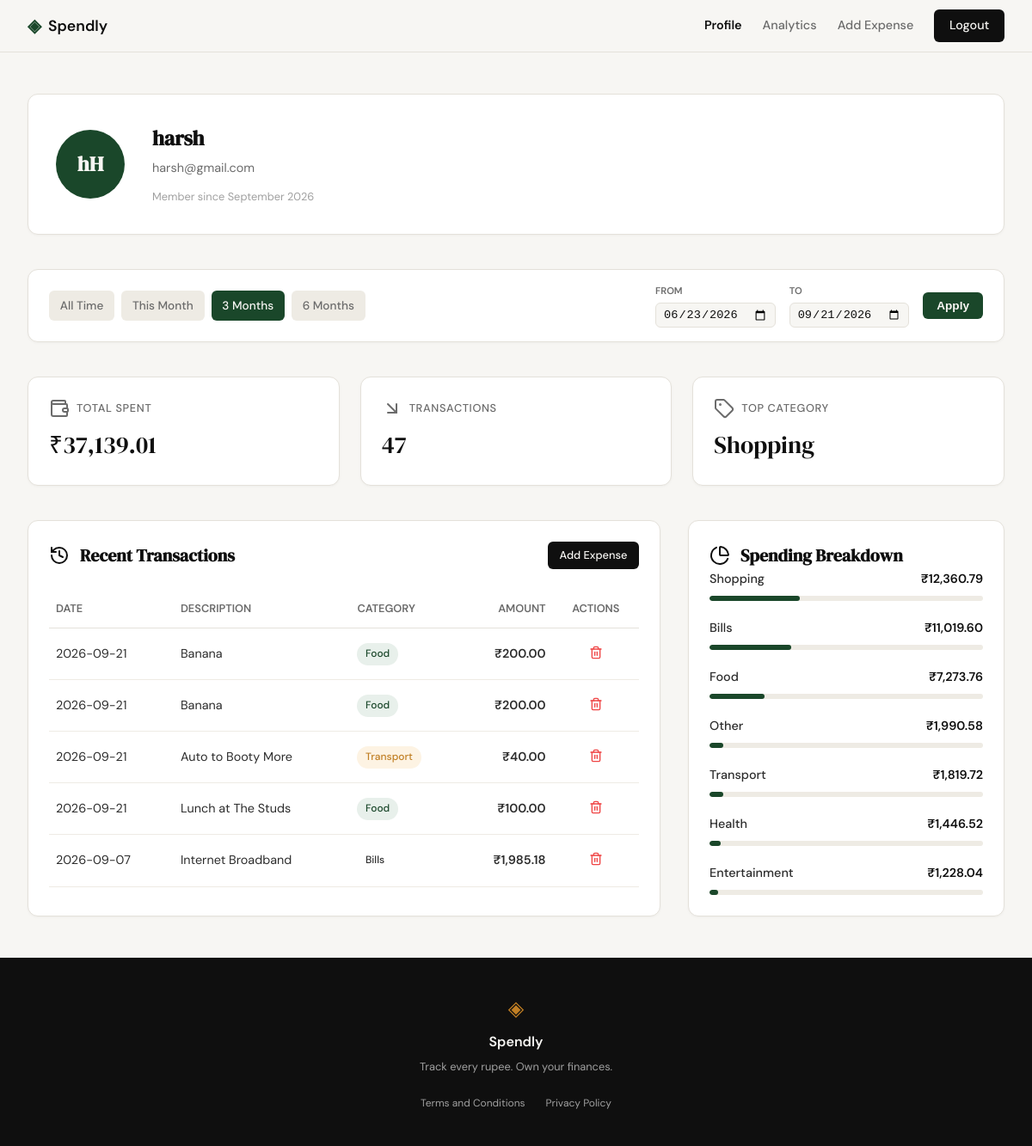
The page /profile?date_from=2026-06-23&date_to=2026-09-21 (signed in) on the database its author committed.
### tables this page shows
CREATE TABLE users (
                id INTEGER PRIMARY KEY AUTOINCREMENT,
                name TEXT NOT NULL,
                email TEXT UNIQUE NOT NULL,
                password_hash TEXT NOT NULL,
                created_at TEXT DEFAULT (datetime('now'))
            );

CREATE TABLE expenses (
                id INTEGER PRIMARY KEY AUTOINCREMENT,
                user_id INTEGER NOT NULL,
                amount REAL NOT NULL,
                category TEXT NOT NULL,
                date TEXT NOT NULL,
                description TEXT,
                created_at TEXT DEFAULT (datetime('now')),
                FOREIGN KEY (user_id) REFERENCES users(id)
            );

### app.py (the view)
@app.route("/profile")
def profile():
    if not session.get("user_id"):
        return redirect(url_for("login"))
    user_id = session["user_id"]
    user = get_user_profile(user_id)
    if not user:
        return redirect(url_for("login")) # User no longer exists
    validated_from, validated_to, presets = _get_date_filter_params()
    stats = get_user_stats(user_id, validated_from, validated_to)
    transactions = get_recent_transactions(user_id, date_from=validated_from, date_to=validated_to)
    categories = get_category_breakdown(user_id, validated_from, validated_to)
    return render_template(
        "profile.html",
        user=user,
        stats=stats,
        transactions=transactions,
        categories=categories,
        date_from=validated_from,
        date_to=validated_to,
        presets=presets
    )

### database/db.py (called while the page is built)
def get_db():
    conn = sqlite3.connect(DB_PATH)
    conn.row_factory = sqlite3.Row
    conn.execute("PRAGMA foreign_keys = ON;")
    return conn

def get_user_profile(user_id):
    with get_db() as conn:
        user = conn.execute(
            "SELECT name, email, created_at FROM users WHERE id = ?",
            (user_id,)
        ).fetchone()
        if user:
            import datetime
            dt = datetime.datetime.strptime(user['created_at'], '%Y-%m-%d %H:%M:%S')
            return {
                "name": user['name'],
                "email": user['email'],
                "join_date": dt.strftime('%B %Y')
            }
        return None

def _apply_date_filter(query, params, date_from, date_to):
    if date_from and date_to:
        query += " AND date BETWEEN ? AND ?"
        params.extend([date_from, date_to])
    return query, params

def get_recent_transactions(user_id, limit=5, date_from=None, date_to=None):
    with get_db() as conn:
        query = "SELECT id, date, description, category, amount FROM expenses WHERE user_id = ?"
        params = [user_id]
        query, params = _apply_date_filter(query, params, date_from, date_to)
        query += " ORDER BY date DESC, id DESC LIMIT ?"
        params.append(limit)
        rows = conn.execute(query, params).fetchall()
        return [
            {
                "id": row['id'],
                "date": row['date'],
                "description": row['description'],
                "category": row['category'],
                "amount": f"₹{row['amount']:,.2f}"
            }
            for row in rows
        ]

### templates/profile.html (shortened to what this page needs)
{% extends "base.html" %}
{% block head %}
<link rel="stylesheet" href="{{ url_for('static', filename='css/profile.css') }}">
{% endblock %}
{% block content %}
<div class="profile-container">
    <header class="profile-header-card">
        <div class="profile-avatar">
            {{ user.name[0] }}{{ user.name.split(' ')[-1][0] | upper }}
        </div>
        <div class="profile-user-info">
            <h1 class="profile-name">{{ user.name }}</h1>
            <span class="profile-email">{{ user.email }}</span>
            <span class="profile-meta">Member since {{ user.join_date }}</span>
        </div>
    </header>
    <div class="filter-bar">
        <div class="filter-presets">
            <a href="{{ url_for('profile') }}"
               class="filter-btn {{ 'active' if not date_from }}"
               title="Show all time">All Time</a>
            <a href="{{ url_for('profile', date_from=presets.this_month[0], date_to=presets.this_month[1]) }}"
               class="filter-btn {{ 'active' if date_from == presets.this_month[0] }}"
               title="This Month">This Month</a>
            <a href="{{ url_for('profile', date_from=presets.last_3m[0], date_to=presets.last_3m[1]) }}"
               class="filter-btn {{ 'active' if date_from == presets.last_3m[0] }}"
               title="Last 3 Months">3 Months</a>
            <a href="{{ url_for('profile', date_from=presets.last_6m[0], date_to=presets.last_6m[1]) }}"
               class="filter-btn {{ 'active' if date_from == presets.last_6m[0] }}"
               title="Last 6 Months">6 Months</a>
        </div>
        <form class="filter-custom" method="GET" action="{{ url_for('profile') }}">
            <div class="input-group">
                <label for="date_from">From</label>
                <input type="date" id="date_from" name="date_from" value="{{ date_from or '' }}">
            </div>
            <div class="input-group">
                <label for="date_to">To</label>
                <input type="date" id="date_to" name="date_to" value="{{ date_to or '' }}">
            </div>
            <button type="submit" class="filter-apply-btn">Apply</button>
        </form>
    </div>
    <section class="stats-grid">
        <div class="stat-card">
            <span class="stat-label"><i data-lucide="wallet"></i> Total Spent</span>
            <span class="stat-value">{{ stats.total_spent }}</span>
        </div>
        <div class="stat-card">
            <span class="stat-label"><i data-lucide="arrow-down-right"></i> Transactions</span>
            <span class="stat-value">{{ stats.transaction_count }}</span>
        </div>
        <div class="stat-card">
            <span class="stat-label"><i data-lucide="tag"></i> Top Category</span>
            <span class="stat-value">{{ stats.top_category }}</span>
        </div>
    </section>
    <div class="profile-content">
        <section class="content-section">
            <div class="section-header">
                <h2 class="section-title"><i data-lucide="history"></i> Recent Transactions</h2>
                <a href="{{ url_for('add_expense') }}" class="btn-primary btn-sm">Add Expense</a>
            </div>
            <div style="overflow-x: auto;">
                <table class="tx-table">
                    <thead>
                        <tr>
                            <th>Date</th>
                            <th>Description</th>
                            <th>Category</th>
                            <th style="text-align: right;">Amount</th>
                            <th style="text-align: center;">Actions</th>
                        </tr>
                    </thead>
                    <tbody>
                        {% for tx in transactions %}
                        <tr>
                            <td>{{ tx.date }}</td>
                            <td>{{ tx.description }}</td>
                            <td>
                                <span class="tx-badge badge-{{ tx.category | lower }}">
                                    {{ tx.category }}
                                </span>
                            </td>
                            <td class="tx-amount">{{ tx.amount }}</td>
                            <td style="text-align: center;">
                                <form action="{{ url_for('handle_delete_expense', id=tx.id) }}" method="POST"
                                      onsubmit="return confirm('Are you sure you want to delete this expense?');"
                                      style="display:inline;">
                                    <button type="submit" class="btn-delete-sm" title="Delete Expense" style="background: none; border: none; cursor: pointer; color: #ef4444; padding: 4px;">
                                        <i data-lucide="trash-2" style="width: 16px; height: 16px;"></i>
                                    </button>
                                </form>
                            </td>
                        </tr>
                        {% endfor %}
                    </tbody>
                </table>
            </div>
        </section>
        <section class="content-section">
            <h2 class="section-title"><i data-lucide="pie-chart"></i> Spending Breakdown</h2>
            <div class="cat-list">
                {% for cat in categories %}
                <div class="cat-item">
                    <div class="cat-info">
                        <span class="cat-name">{{ cat.category }}</span>
                        <span class="cat-amount">{{ cat.amount }}</span>
                    </div>
                    <div class="cat-bar-track">
                        <div class="cat-bar-fill" style="width: {{ cat.percentage }}%;"></div>
                    </div>
                </div>
                {% endfor %}
            </div>
        </section>
    </div>
</div>
{% endblock %}

### static/css/style.css (style rules this page uses)
:root { --ink: #0f0f0f; --ink-soft: #2d2d2d; --ink-muted: #6b6b6b; --ink-faint: #a0a0a0; --paper: #f7f6f3; --paper-warm: #f0ede6; --paper-card: #ffffff; --accent: #1a472a; --accent-light: #e8f0eb; --accent-2: #c17f24; --accent-2-light: #fdf3e3; --danger: #c0392b; --danger-light: #fdecea; --border: #e4e1da; --border-soft: #eeebe4; --font-display: 'DM Serif Display', Georgia, serif; --font-body: 'DM Sans', system-ui, sans-serif; --max-width: 1200px; --auth-width: 440px; --radius-sm: 6px; --radius-md: 12px; --radius-lg: 20px; }
*, *::before, *::after { box-sizing: border-box; margin: 0; padding: 0; }
html { font-size: 16px; scroll-behavior: smooth; }
body { background: var(--paper); color: var(--ink); font-family: var(--font-body); font-size: 1rem; line-height: 1.6; -webkit-font-smoothing: antialiased; }
a { color: inherit; text-decoration: none; }
.btn-primary { display: inline-block; background: var(--ink); color: var(--paper); padding: 0.65rem 1.5rem; border-radius: var(--radius-sm); font-family: var(--font-body); font-size: 0.9rem; font-weight: 500; cursor: pointer; border: none; transition: background 0.2s; text-decoration: none; }
.btn-primary.btn-sm { padding: 0.35rem 0.85rem; font-size: 0.8rem; }

### rows shown on the page
users: name "h", name "H", name "harsh", email "harsh@gmail.com"
expenses: date "2026-09-21", description "Banana", category "Food", amount "₹200.00"
expenses: date "2026-09-21", description "Banana", category "Food", amount "₹200.00"
expenses: date "2026-09-21", description "Auto to Booty More", category "Transport", amount "₹40.00"
expenses: date "2026-09-21", description "Lunch at The Studs", category "Food", amount "₹100.00"
expenses: date "2026-09-07", description "Internet Broadband", category "Bills", amount "₹1,985.18"

### other values the page prints
{{ user.join_date }} "September 2026"
{{ stats.total_spent }} "₹37,139.01"
{{ stats.transaction_count }} "47"
{{ stats.top_category }} "Shopping"
{{ cat.category }} "Shopping" "Bills" "Food" "Other" "Transport" "Health" "Entertainment"
{{ cat.amount }} "₹12,360.79" "₹11,019.60" "₹7,273.76" "₹1,990.58" "₹1,819.72" "₹1,446.52" "₹1,228.04"
